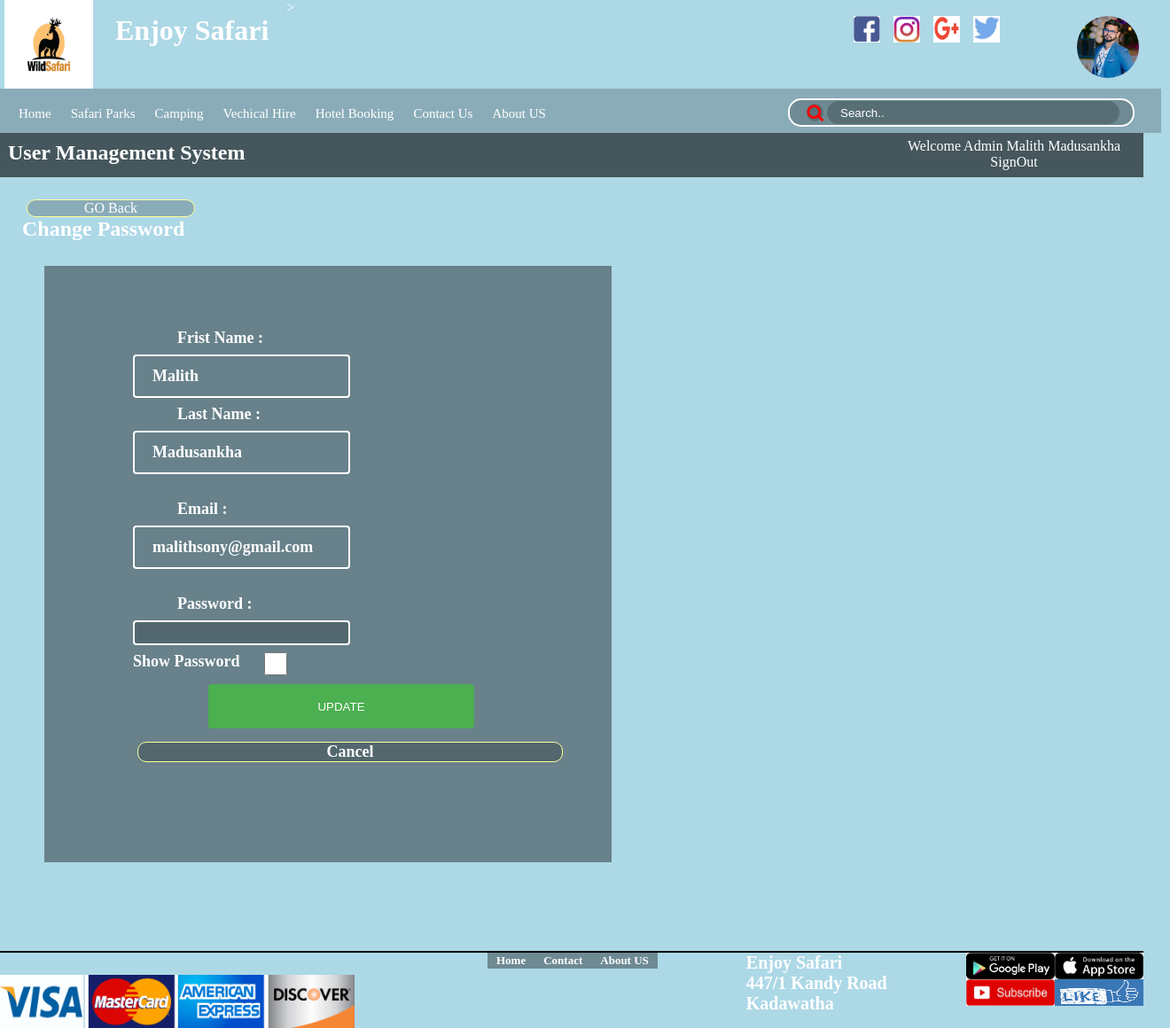
/html/changePassword.php?user_id=1 (signed in), run on the app's committed database.
### tables this page shows
CREATE TABLE `user` (
  `id` int(12) NOT NULL,
  `f_name` varchar(50) NOT NULL,
  `l_name` varchar(50) NOT NULL,
  `email` varchar(100) NOT NULL,
  `password` varchar(50) NOT NULL,
  `last_login` datetime NOT NULL,
  `is_deleted` tinyint(1) NOT NULL
);

### html/changePassword.php (the view, shortened to what this page needs)
<?php include('inc/headerAdmin.php'); ?>
<?php
	$user_id = '';
	if (isset($_GET['user_id'])) {
		$user_id = mysqli_real_escape_string($connection, $_GET['user_id']);
		$query = "SELECT * FROM user WHERE id = {$user_id} LIMIT 1";
			$resultSet = mysqli_query($connection, $query);
			if($resultSet) {
				if (mysqli_num_rows($resultSet) == 1) {
					$result = mysqli_fetch_assoc($resultSet);
					$user_id = $result['id'];
					$f_name = $result['f_name'];
					$l_name = $result['l_name'];
					$email = $result['email'];
				}
					else {
						header('Location:users.php?err=user_not_found');
					}
			}
			else {
						header('Location:users.php?err=query_faild');
			}
	}
 ?>
<div class="userLink">
	<a class="linkboder" href="modifyUser.php?user_id=<?php echo $user_id; ?>">  GO Back  </a>
	<h2> Change Password </h2>
</div>
<div class="formAll">
	<form class="fAll" action="changePassword.php" method="post" target="blank">
		<input class="formInput" type="hidden" id="user_id" name="user_id" <?php echo 'value="' . $user_id .'"';?> ><br>
		<label style="color:white" class="fAll" >  Frist Name : </label><br>
		<span class="formInput" disabled> <?php echo $f_name;?> </span><br>
		<label style="color:white" class="fAll" for="l_name">  Last Name : </label><br>
		<span class="formInput" disabled> <?php echo $l_name;?> </span><br>
			<br>
		<label style="color:white" class="fAll" for="pemail"> Email : </label><br>
		<span class="formInput" disabled> <?php echo $email;?> </span><br>
			<br>
		<label style="color:white" class="fAll" for="password">  Password : </label><br>
		<div class="">
			<input class="formInput" type="password" name="password" id="psw1">
		</div>
		<label class="chgPsw">Show Password</label>
		<input class="chgPsw1" type="checkbox" onclick="showPasword()">
		<div>
			<center>
				<input class="fSubmit button" type="submit" name="submit" value="UPDATE">
				<a class="linkboder" href="users.php"> Cancel</a>
			</center>
		</div>
					<br><br><br>
	</form>
</div>
<?php include('inc/footer.php'); ?>

### style/homeStyle.css (style rules this page uses)
* { margin: 0; padding: 0; color: white; }
a { text-decoration: none; }
input, select, option, textarea { background-color: #0003; }
body { width:1290px; }
a { display:block; margin:0px 5px 0px 5px; text-align:center; color: white; }
.bimg { background-image: url("../images/sfb.jpg"); background-repeat: no-repeat; background-attachment: fixed; background-position: center; background-size: 100% 100%; background-color: lightblue; }
input { border: none; height: 26px; width: 300px; margin-top: 0px; padding: 0px 5px; }

### style/ContactUsStyle.css (style rules this page uses)
label { color: white; }
.formAll { background-color: #0006; margin: 0 600px 100px 50px; padding: 50px; }
.fAll { margin-left: 50px; font-size:18px; font-weight: bold; color: white; }
.formInput { margin-left: 50px; width: 50%; padding: 12px 20px; margin: 8px 0; display: inline-block; border: 2px solid white; border-radius: 4px; box-sizing: border-box; }
.fSubmit { margin-left: 50px; width: 50%; background-color: #4CAF50; color: white; padding: 14px 20px; margin: 15px 20px; border: none; border-radius: 4px; cursor: pointer; height: 20px; width: 300px; display: block; -webkit-box-sizing: border-box; -moz-box-sizing: border-box; box-sizing: border-box; }
.button { margin-left: 0px; background-color: #4CAF50; border: none; color: white; padding: 12px 20px; text-align: center font-size: 16px; cursor: pointer; height: 50px; }

### style/userStyle.css (style rules this page uses)
.userLink { font-color: white; margin: 25px; overflow: auto; height: 50px; width: 200px; }
.linkboder { border : 1px solid #ffff99; border-radius: 10px; background-color: #0003 }
.chgPsw { float:left; }
.chgPsw1 { float:left; width: 80px; margin-bottom: 10px; }

### data on the page
user: f_name "Malith", l_name "Madusankha", email "malithsony@gmail.com"

### other printed values
$_SESSION['f_name'] "Malith"
$_SESSION['l_name'] "Madusankha"
